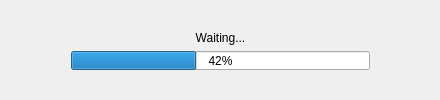
<?xml version="1.0" encoding="UTF-8"?>
<ui version="4.0">
 <class>MainWindow</class>
 <widget class="QMainWindow" name="MainWindow">
  <property name="geometry">
   <rect>
    <x>0</x>
    <y>0</y>
    <width>440</width>
    <height>100</height>
   </rect>
  </property>
  <property name="sizePolicy">
   <sizepolicy hsizetype="Fixed" vsizetype="Fixed">
    <horstretch>0</horstretch>
    <verstretch>0</verstretch>
   </sizepolicy>
  </property>
  <property name="minimumSize">
   <size>
    <width>440</width>
    <height>100</height>
   </size>
  </property>
  <property name="maximumSize">
   <size>
    <width>440</width>
    <height>100</height>
   </size>
  </property>
  <property name="windowTitle">
   <string>Lanceur Natif FallenCube</string>
  </property>
  <property name="windowIcon">
   <iconset resource="resources.qrc">
    <normaloff>:/root/window/favicon</normaloff>:/root/window/favicon</iconset>
  </property>
  <widget class="QWidget" name="centralWidget">
   <widget class="QWidget" name="verticalLayoutWidget">
    <property name="geometry">
     <rect>
      <x>60</x>
      <y>20</y>
      <width>321</width>
      <height>81</height>
     </rect>
    </property>
    <layout class="QVBoxLayout" name="verticalLayout">
     <item>
      <widget class="QLabel" name="status">
       <property name="text">
        <string>Waiting...</string>
       </property>
       <property name="alignment">
        <set>Qt::AlignCenter</set>
       </property>
      </widget>
     </item>
     <item>
      <widget class="QProgressBar" name="progress">
       <property name="value">
        <number>42</number>
       </property>
       <property name="textVisible">
        <bool>true</bool>
       </property>
       <property name="orientation">
        <enum>Qt::Horizontal</enum>
       </property>
       <property name="invertedAppearance">
        <bool>false</bool>
       </property>
       <property name="textDirection">
        <enum>QProgressBar::TopToBottom</enum>
       </property>
       <property name="format">
        <string>%p%</string>
       </property>
      </widget>
     </item>
     <item>
      <spacer name="verticalSpacer">
       <property name="orientation">
        <enum>Qt::Vertical</enum>
       </property>
       <property name="sizeType">
        <enum>QSizePolicy::Minimum</enum>
       </property>
       <property name="sizeHint" stdset="0">
        <size>
         <width>20</width>
         <height>40</height>
        </size>
       </property>
      </spacer>
     </item>
    </layout>
   </widget>
  </widget>
 </widget>
 <layoutdefault spacing="6" margin="11"/>
 <resources>
  <include location="resources.qrc"/>
 </resources>
 <connections/>
</ui>
